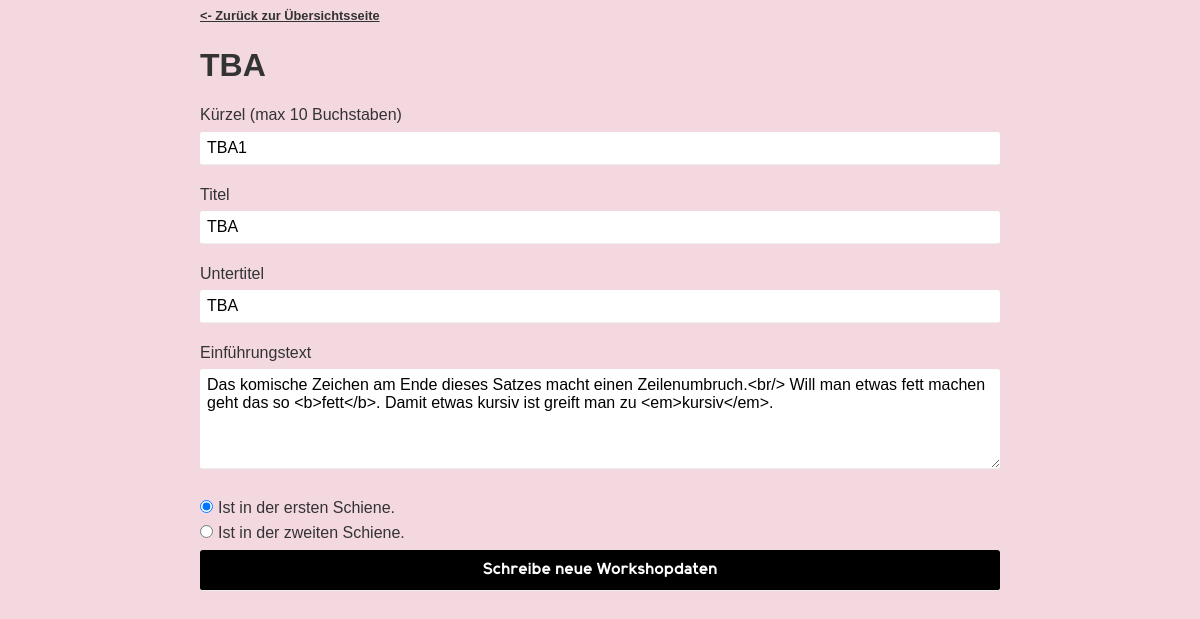
Screenshot of /datenbank/workshop.php?kuerzel=TBA1 with the database file from the repository.
### tables this page shows
CREATE TABLE workshops (
	titel VARCHAR(255) NOT NULL,
	untertitel VARCHAR(255),
	einfuehrungstext VARCHAR(2500) NOT NULL,
	kuerzel VARCHAR(10) NOT NULL,
	ist_erste_schiene BOOLEAN NOT NULL,
	ist_zweite_schiene BOOLEAN NOT NULL,

	CONSTRAINT erste_oder_zweite_schiene CHECK (ist_erste_schiene XOR ist_zweite_schiene)
);

### datenbank/workshop.php (the view, shortened to what this page needs)
<!DOCTYPE HTML>
<html>
<head>
	<link rel="stylesheet" href="../css/style.css" type="text/css" />
</head>
<body>
  <?php
    include("../mysql/connect.php");
    $kuerzel = $_GET["kuerzel"];
		$stmt = $conn->prepare("SELECT * FROM workshops WHERE kuerzel = ?");
		mysqli_stmt_bind_param($stmt, "s", $kuerzel);
		$stmt->execute();
		$workshop = $stmt->get_result()->fetch_assoc();
  ?>
	<main>
		<article class="anmeldungen">
			<a href="../datenbank/index.php" style="font-size: 0.8em"><- Zurück zur Übersichtsseite</a>
			<h1><?php echo $workshop["titel"]; ?></h1>
    	<form action="./schreibe_workshop.php?kuerzel=<?php echo $kuerzel;?>" method="post" target="_BLANK">
			<?php
				echo "<label>Kürzel (max 10 Buchstaben)</label><input type='text' maxlength='10' name='kuerzel' value='" . $workshop["kuerzel"] . "' required />";
				echo "<label>Titel</label><input type='text' name='titel' value='" . $workshop["titel"] . "' required />";
				echo "<label>Untertitel</label><input type='text' name='untertitel' value='" . $workshop["untertitel"] . "' />";
				echo "<label>Einführungstext</label><textarea name='einfuehrungstext' rows=5 required >" . $workshop["einfuehrungstext"] . "</textarea>";
				if (boolval($workshop["ist_erste_schiene"])) {
					echo "<input type='radio' name='schiene' value='1' id='ist_erste_schiene' checked required /><label>Ist in der ersten Schiene.</label><br />";
					echo "<input type='radio' name='schiene' value='2' id='ist_zweite_schiene' required /><label>Ist in der zweiten Schiene.</label>";
				} else {
					echo "<input type='radio' name='schiene' value='1' id='ist_erste_schiene' required /><label>Ist in der ersten Schiene.</label><br />";
					echo "<input type='radio' name='schiene' value='2' id='ist_zweite_schiene' checked required /><label>Ist in der zweiten Schiene.</label>";
				}
			?>
      <input type="submit" value="Schreibe neue Workshopdaten">
    </form>
		</article>
	</main>
</body>
</html>

### css/style.css (style rules this page uses)
html, body, div, span, applet, object, iframe, h1, h2, h3, h4, h5, h6, p, blockquote, pre, a, abbr, acronym, address, big, cite, code, del, dfn, em, img, ins, kbd, q, s, samp, small, strike, strong, sub, sup, tt, var, b, u, i, center, fieldset, form, label, legend, table, caption, tbody, tfoot, thead, tr, th, td, article, aside, canvas, details, embed, figure, figcaption, footer, header, hgroup, menu, nav, output, ruby, section, summary, time, mark, audio, video { margin: 0; padding: 0; border: 0; font-size: 100%; font: inherit; vertical-align: baseline; }
article, aside, details, figcaption, figure, footer, header, hgroup, menu, nav, section { display: block; }
body { line-height: 1; }
body { font-family: sans-serif; font-size: 12pt; color: #333; line-height: 1.2; background-color: #f3d8e0; }
a { text-decoration: none; font-weight: bold; color: #fff; cursor: pointer; background-color: black; }
h1, h2, h3, h4, h5 { font-family: 'elliot_sansbold', 'cm_sans_serif_2012medium'; font-weight: bold; display: block; }
h1 { text-shadow: 1px 1px 1px rgba(0, 0, 0, 0.5); font-size: 2em; margin: 0.67em 0; }
main h1 { text-shadow: none; }
main { max-width: 800px; margin-left: auto; margin-right: auto; padding-left: 5px; padding-right: 5px; }
article { display: block; padding-top: 5px; padding-bottom: 30px; }
input, textarea { background-color: white; border: none; border-bottom: 1px solid #eee; border-radius: 3px; font-size: 1em; margin: 7px 0 20px; padding: 7px; box-sizing: border-box; }
input[type=text], input[type=number], input[type=email], input[type=tel] { width: 100%; }
input[type=checkbox], input[type=radio] { display: inline; margin-right: 5px; margin-bottom: 5px; }
textarea { height: 100px; resize: vertical; width: 100%; font-family: inherit; }
input[type=submit] { padding: 10px; padding-top: 11px; margin-right: auto; margin-left: auto; text-align: center; background-color: #000; font-family: 'elliot_sansbold', 'cm_sans_serif_2012medium'; color: white; width: 100%; }
.anmeldungen h1, .anmeldungen h2, .anmeldungen h3, .anmeldungen h4, .anmeldungen h5 { font-family: sans-serif; }
.anmeldungen a { background-color: inherit; color: inherit; text-decoration: underline; }

### rows the page displays
workshops: titel "TBA", kuerzel "TBA1", untertitel "TBA", einfuehrungstext "Das komische Zeichen am Ende dieses Satzes macht einen Zeilenumbruch.<br/> Will man etwas fett machen geht das so <b>fett</b>. Damit etwas kursiv ist greift man zu <em>kursiv</em>."
